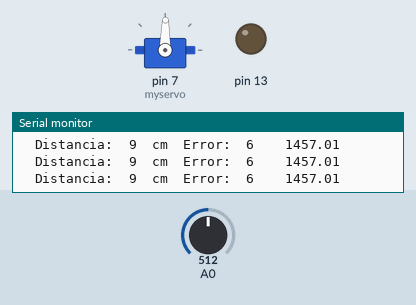
A sketch run on a simulated Arduino Uno, built with avr-gcc and run on an emulated ATmega328P. Parts: servo, output pins drawn as LEDs (lit = HIGH), the last lines printed to the serial monitor. The inputs (shaded band) are chosen by the test bench; at power-on: A0 = 512.

Above: at 1.2 s.
1.3 s: A0 set to 306
At 1.46 s:
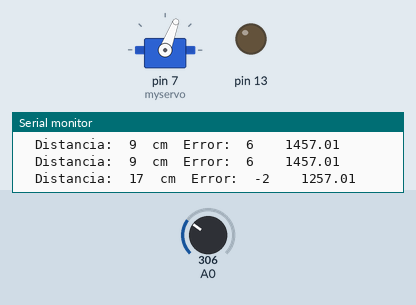
3.0 s: A0 set to 322
At 4.6 s:
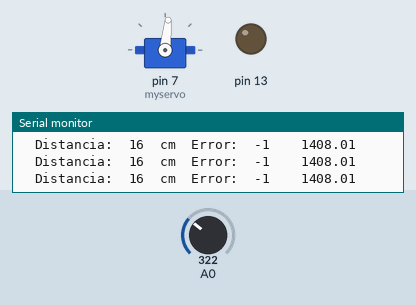
6.0 s: A0 set to 340
At 7.2 s:
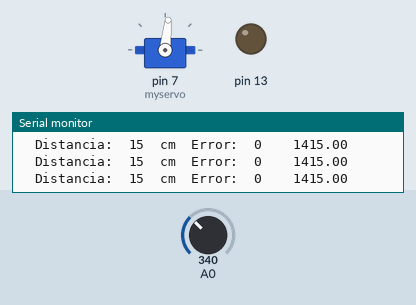
7.8 s: A0 set to 190
At 7.91 s:
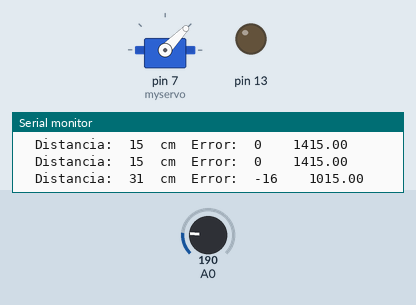
9.4 s: A0 set to 122
At 9.6 s:
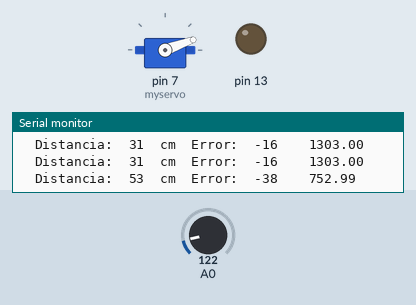
11.1 s: A0 set to 210
At 11.3 s:
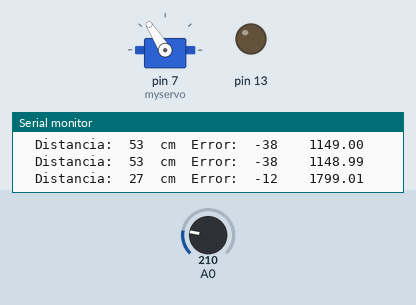
Timing chart, 0 to 13.8 s (numbered marks = the images above; inputs shaded):
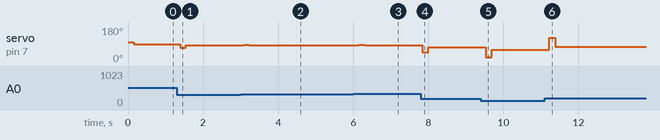

The sketch:

PID_3.ino
```cpp
#include <Servo.h>
Servo myservo;
int pos = 0;  // posicion del servo
// PROGRAMA BUENO
//float kp=5.0;
//float ki=4.5;
//float kd=2.9;

//float kp=5.446;
//float ki=1.58;
//float kd=4.695;

float kp = 7.0;
float ki = 0.001;
float kd = 4.5;

float error_previo;
float integral=0;
int sp=15;///////////////distancia
float output=0;
int PV=0;
int error=0;
int sc;

void setup()
{
  Serial.begin(9600);
  pinMode(13, OUTPUT);
  myservo.attach(7);
}
void loop()
{
  long tiempo=millis(); //tiempo antes de iniciar la lectura
  int D_cm=distancia(20); //lectura de distancia
  tiempo=millis()-tiempo; //milisegundos que duró la lectura
  Serial.print("  Distancia:  ");
  Serial.print(D_cm);
  Serial.print("  cm");
  error = sp - D_cm;
  Serial.print("  Error:  ");
  Serial.print(error);
  PV=D_cm;
  if(sp==0)
  {
    integral=0;
  }
  if(integral>200)
  {
    integral=200;
  }
  if(integral<0)
  {
    integral=abs(integral);
  }
  integral=integral+(error*0.25);
  float derivative=(error-error_previo)/0.25;
  output=kp*error+ki*integral+kd*derivative;
  error_previo=error;
  Serial.print("    ");
  Serial.print(output+1400+sp);
  Serial.println(" ");
  myservo.writeMicroseconds(output+1400+sp);
  delay(150);
}
float distancia(int n)
{
  long suma=0;
  for(int i=0;i<n;i++)
  {
    suma=suma+analogRead(A0);
  }
  float adc=suma/n;
  float distancia_cm = 17569.7 * pow(adc, -1.2062);
  return(distancia_cm);
}
```

Measured:
- after the input at 1.3 s, servo on pin 7 (myservo): 89° → 69° after 0.09 s, → 83° 0.15 s later
- after the input at 3.0 s, servo on pin 7 (myservo): 83° → 86° after 0.08 s, → 84° 0.15 s later
- after the input at 6.0 s, servo on pin 7 (myservo): 84° → 86° after 0.15 s, → 84° 0.15 s later
- after the input at 7.8 s, servo on pin 7 (myservo): 84° → 46° at once, → 74° 0.15 s later
- after the input at 9.4 s, servo on pin 7 (myservo): 74° → 20° after 0.13 s, → 59° 0.15 s later
- after the input at 11.1 s, servo on pin 7 (myservo): 59° → 122° after 0.12 s, → 76° 0.15 s later
